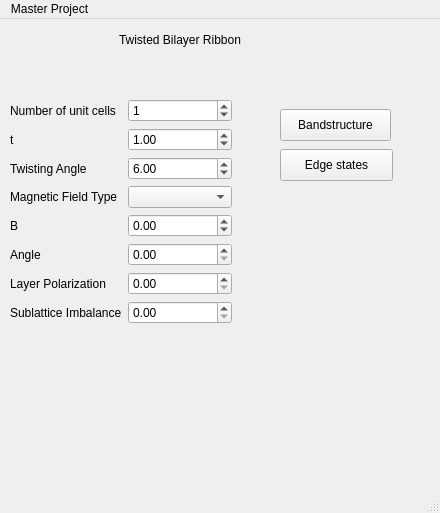
<?xml version="1.0" encoding="UTF-8"?>
<ui version="4.0">
 <class>Monolayer</class>
 <widget class="QMainWindow" name="Monolayer">
  <property name="geometry">
   <rect>
    <x>0</x>
    <y>0</y>
    <width>440</width>
    <height>513</height>
   </rect>
  </property>
  <property name="maximumSize">
   <size>
    <width>440</width>
    <height>790</height>
   </size>
  </property>
  <property name="windowTitle">
   <string>MainWindow</string>
  </property>
  <widget class="QWidget" name="Monolayer_2">
   <widget class="QWidget" name="verticalLayoutWidget">
    <property name="geometry">
     <rect>
      <x>10</x>
      <y>10</y>
      <width>231</width>
      <height>22</height>
     </rect>
    </property>
    <layout class="QHBoxLayout" name="horizontalLayout">
     <item>
      <spacer name="horizontalSpacer">
       <property name="orientation">
        <enum>Qt::Horizontal</enum>
       </property>
       <property name="sizeHint" stdset="0">
        <size>
         <width>40</width>
         <height>20</height>
        </size>
       </property>
      </spacer>
     </item>
     <item>
      <widget class="QLabel" name="label">
       <property name="text">
        <string>Twisted Bilayer Ribbon</string>
       </property>
      </widget>
     </item>
    </layout>
   </widget>
   <widget class="QWidget" name="layoutWidget">
    <property name="geometry">
     <rect>
      <x>10</x>
      <y>80</y>
      <width>222</width>
      <height>341</height>
     </rect>
    </property>
    <layout class="QFormLayout" name="formLayout">
     <item row="1" column="0">
      <widget class="QLabel" name="label_12">
       <property name="text">
        <string>Number of unit cells</string>
       </property>
      </widget>
     </item>
     <item row="1" column="1">
      <widget class="QSpinBox" name="Nunit">
       <property name="maximum">
        <number>300</number>
       </property>
       <property name="value">
        <number>1</number>
       </property>
      </widget>
     </item>
     <item row="2" column="0">
      <widget class="QLabel" name="label_3">
       <property name="text">
        <string>t</string>
       </property>
      </widget>
     </item>
     <item row="2" column="1">
      <widget class="QDoubleSpinBox" name="Hoppingt2">
       <property name="whatsThis">
        <string extracomment="INtra layer hopping"/>
       </property>
       <property name="locale">
        <locale language="English" country="UnitedKingdom"/>
       </property>
       <property name="decimals">
        <number>2</number>
       </property>
       <property name="minimum">
        <double>0.000000000000000</double>
       </property>
       <property name="maximum">
        <double>3.000000000000000</double>
       </property>
       <property name="singleStep">
        <double>0.010000000000000</double>
       </property>
       <property name="value">
        <double>1.000000000000000</double>
       </property>
      </widget>
     </item>
     <item row="3" column="0">
      <widget class="QLabel" name="label_4">
       <property name="text">
        <string>Twisting Angle</string>
       </property>
      </widget>
     </item>
     <item row="3" column="1">
      <widget class="QDoubleSpinBox" name="TwistAngle">
       <property name="whatsThis">
        <string extracomment="Inter layer hopping"/>
       </property>
       <property name="locale">
        <locale language="English" country="UnitedKingdom"/>
       </property>
       <property name="showGroupSeparator" stdset="0">
        <bool>false</bool>
       </property>
       <property name="minimum">
        <double>0.000000000000000</double>
       </property>
       <property name="maximum">
        <double>30.000000000000000</double>
       </property>
       <property name="singleStep">
        <double>1.000000000000000</double>
       </property>
       <property name="value">
        <double>6.000000000000000</double>
       </property>
      </widget>
     </item>
     <item row="5" column="0">
      <widget class="QLabel" name="label_11">
       <property name="text">
        <string>Magnetic Field Type</string>
       </property>
      </widget>
     </item>
     <item row="5" column="1">
      <widget class="QComboBox" name="SelectBBil"/>
     </item>
     <item row="7" column="0">
      <widget class="QLabel" name="label_5">
       <property name="text">
        <string>B</string>
       </property>
      </widget>
     </item>
     <item row="7" column="1">
      <widget class="QDoubleSpinBox" name="Magneticfield2">
       <property name="toolTipDuration">
        <number>-2</number>
       </property>
       <property name="whatsThis">
        <string extracomment="Magnetic field strength"/>
       </property>
       <property name="locale">
        <locale language="English" country="UnitedKingdom"/>
       </property>
       <property name="minimum">
        <double>-5.000000000000000</double>
       </property>
       <property name="maximum">
        <double>5.000000000000000</double>
       </property>
       <property name="singleStep">
        <double>0.010000000000000</double>
       </property>
      </widget>
     </item>
     <item row="8" column="0">
      <widget class="QLabel" name="label_20">
       <property name="text">
        <string>Angle</string>
       </property>
      </widget>
     </item>
     <item row="8" column="1">
      <widget class="QDoubleSpinBox" name="BAngle">
       <property name="locale">
        <locale language="English" country="UnitedKingdom"/>
       </property>
       <property name="maximum">
        <double>4.000000000000000</double>
       </property>
       <property name="singleStep">
        <double>0.100000000000000</double>
       </property>
      </widget>
     </item>
     <item row="10" column="0">
      <widget class="QLabel" name="label_6">
       <property name="text">
        <string>Layer Polarization</string>
       </property>
      </widget>
     </item>
     <item row="10" column="1">
      <widget class="QDoubleSpinBox" name="OnsiteV">
       <property name="whatsThis">
        <string extracomment="On-site potential"/>
       </property>
       <property name="locale">
        <locale language="English" country="UnitedKingdom"/>
       </property>
       <property name="maximum">
        <double>1.000000000000000</double>
       </property>
       <property name="singleStep">
        <double>0.010000000000000</double>
       </property>
      </widget>
     </item>
     <item row="11" column="0">
      <widget class="QLabel" name="label_7">
       <property name="text">
        <string>Sublattice Imbalance</string>
       </property>
      </widget>
     </item>
     <item row="11" column="1">
      <widget class="QDoubleSpinBox" name="OnsiteV_2">
       <property name="whatsThis">
        <string extracomment="On-site potential"/>
       </property>
       <property name="locale">
        <locale language="English" country="UnitedKingdom"/>
       </property>
       <property name="maximum">
        <double>1.000000000000000</double>
       </property>
       <property name="singleStep">
        <double>0.010000000000000</double>
       </property>
      </widget>
     </item>
    </layout>
   </widget>
   <widget class="QPushButton" name="CalcBands">
    <property name="geometry">
     <rect>
      <x>280</x>
      <y>90</y>
      <width>111</width>
      <height>32</height>
     </rect>
    </property>
    <property name="text">
     <string>Bandstructure</string>
    </property>
   </widget>
   <widget class="QPushButton" name="EdgeStates">
    <property name="geometry">
     <rect>
      <x>280</x>
      <y>130</y>
      <width>113</width>
      <height>32</height>
     </rect>
    </property>
    <property name="text">
     <string>Edge states</string>
    </property>
   </widget>
  </widget>
  <widget class="QMenuBar" name="menubar">
   <property name="geometry">
    <rect>
     <x>0</x>
     <y>0</y>
     <width>440</width>
     <height>22</height>
    </rect>
   </property>
   <widget class="QMenu" name="menuMaster_Project">
    <property name="title">
     <string>Master Project</string>
    </property>
    <addaction name="actionMonolayer"/>
   </widget>
   <addaction name="menuMaster_Project"/>
  </widget>
  <widget class="QStatusBar" name="statusbar"/>
  <action name="actionMonolayer">
   <property name="text">
    <string>Bilayer</string>
   </property>
  </action>
 </widget>
 <resources/>
 <connections/>
</ui>
